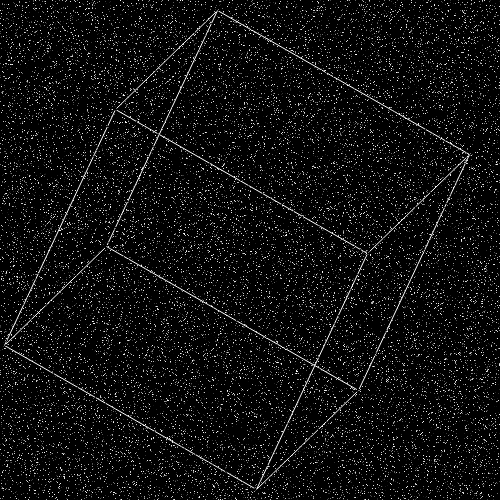
#> input picture test_task/1.pgm, 500 x 500 px
$ jupyter execute --allow-errors 3DiVi.ipynb   (shell and % lines are left out)
#> lines starting #> are read from the running program, lines starting #| are printed output that depends on the picture; after the words box and inside, x2 and y2 are one past the last pixel; in counts of white or black regions, pixels touching at a corner belong together
[cell 1]
import numpy as np
import random
from matplotlib import pyplot as plt
from math import cos, sin, pi, floor, ceil, tan
import cv2

[cell 2]
# integer part
def ipart(x):
    if x > 0:
        i = floor(x)
    else:
        i = ceil(x)
    return i

def _round(x):
    return ipart(x + 0.5)

# fractional part
def fpart(x):
    return x-ipart(x)

def rfpart(x):
    return 1 - fpart(x)

def sqrt(x):
    return x**0.5


def main(x1, y1, x2, y2):


    dx = x2 - x1
    dy = y2 - y1

    x = np.zeros(floor(2*sqrt(dx**2+dy**2)))
    y = np.zeros(len(x))
    c = np.zeros(len(x))

    swapped = False

    if abs(dx) < abs(dy):
        y1, x1 = x1, y1
        y2, x2 = x2, y2
        dy, dx = dx, dy
        swapped = True

    if x2 < x1:
        x2, x1 = x1, x2
        y2, y1 = y1, y2

    gradient = dy / dx

##########################################################

    xend = _round(x1)
    yend = y1 + gradient * (xend - x1)
    xgap = rfpart(x1 + 0.5)
    xpxl1 = xend #  % this will be used in the main loop
    ypxl1 = ipart(yend)
    x[0]=xpxl1
    y[0]=ypxl1
    c[0]=rfpart(yend) * xgap
    x[1]=xpxl1
    y[1]=ypxl1 + 1
    c[1]=fpart(yend) * xgap
    intery = yend + gradient # % first y-intersection for the main loop

    xend = _round(x2)
    yend = y2 + gradient * (xend - x2)
    xgap = fpart(x2 + 0.5)
    xpxl2 = xend  # this will be used in the main loop
    ypxl2 = ipart (yend)
    x[2]=xpxl2
    y[2]=ypxl2
    c[2]=rfpart(yend) * xgap
    x[3]=xpxl2
    y[3]=ypxl2 + 1
    c[3]=fpart(yend) * xgap

    k = 4

    for i in range(xpxl1 + 1, xpxl2 - 1):
        x[k]=i
        y[k]=ipart(intery)
        c[k]=rfpart(intery)
        k=k+1
        x[k]=i
        y[k]=ipart(intery) + 1
        c[k]=fpart(intery)
        intery = intery + gradient
        k=k+1

    # truncate the vectors to proper sizes
    x = x[1:k-1]
    y = y[1:k-1]
    c = c[1:k-1]

    if swapped:
        y, x= x, y

    return x, y, c

[cell 3]
def distance_l(x1, y1, x2, y2, x3, y3, x4, y4):
    A1 = y2 - y1
    B1 = x1 - x2
    C1 = x1*(y1-y2)+y1*(x2-x1)
    A2 = y4 - y3
    B2 = x4 - x3
    C2 = x3*(y3-y4)+y3*(x4-x3)
    return abs(C2 - C1)*1. / (A1**2 + B1**2)**0.5

def P(p_value):
    porog = np.random.uniform(0, 100)
    return porog < p_value*100


def noisy(image, p_value):

    def P(p_value):
        porog = np.random.uniform(0, 100)
        return porog < p_value*100

    for x in range(image.shape[1]):
        for y in range(image.shape[0]):
            if P(p_value):
                image[y][x] = np.random.uniform(0, 255)

    return image


def create_cube(a):
    return np.array([[0, 0, 0], # 0
                     [0, 0, a], # 1
                     [0, a, a], # 2
                     [0, a, 0], # 3
                     [a, a, 0], # 4
                     [a, 0, 0], # 5
                     [a, 0, a], # 6
                     [a, a, a]])# 7


def is_good(CUBE):

    def distance_V(CUBE):
        for i in range(len(CUBE)):
            for g in range(i+1, len(CUBE)):
                if ((CUBE[i] - CUBE[g])**2).sum() < 10000:
                    return False
        return True

    up = np.int64(CUBE <= 500).sum()
    down = np.int64(CUBE >= 0).sum()
    is_dist_v = distance_V(CUBE)
    return up == down == 16 and is_dist_v


# def picture(CUBE):
#     image = np.zeros((500, 500))
#     for px in CUBE:
#         x, y = px
#         image[y][x] = 255
#         image[y-1][x] = 255
#         image[y+1][x] = 255
#         image[y][x-1] = 255
#         image[y][x+1] = 255
#         image[y][x] = 255
#         image[y-1][x-1] = 255
#         image[y-1][x+1] = 255
#         image[y+1][x-1] = 255
#         image[y+1][x+1] = 255

#     plt.imshow(image)
#     return image


while(True):

    image = np.zeros((500, 500))
    a = random.uniform(a=150, b=300)
    cube = create_cube(a)

    x, y = random.uniform(a=0, b=500), random.uniform(a=0, b=500)

    alpha = random.uniform(a=0, b=2*pi)
    beta = random.uniform(a=0, b=2*pi)
    gamma = random.uniform(a=0, b=2*pi)

    X_rotate = np.array([[1, 0, 0],
                         [0, cos(alpha), -sin(alpha)],
                         [0, sin(alpha), cos(alpha)]])

    Y_rotate = np.array([[cos(beta), 0, -sin(beta)],
                         [0, 1, 0],
                         [sin(beta), 0, cos(beta)]])

    Z_rotate = np.array([[cos(gamma), -sin(gamma), 0],
                         [sin(gamma), cos(gamma), 0],
                         [0, 0, 1]])


    ROTATE = X_rotate.dot(Y_rotate).dot(Z_rotate)

    cube_rotate = cube.dot(ROTATE)

    cube_x_y = cube_rotate[:,:2] + np.array([x, y])

    CUBE = np.int64(cube_x_y)

    list_l = [int(distance_l(CUBE[0][0],CUBE[0][1],CUBE[1][0],CUBE[1][1],CUBE[4][0],CUBE[4][1],CUBE[7][0],CUBE[7][1])<50),
              int(distance_l(CUBE[0][0],CUBE[0][1],CUBE[1][0],CUBE[1][1],CUBE[3][0],CUBE[3][1],CUBE[2][0],CUBE[2][1])<50),
              int(distance_l(CUBE[0][0],CUBE[0][1],CUBE[1][0],CUBE[1][1],CUBE[5][0],CUBE[5][1],CUBE[6][0],CUBE[6][1])<50),
              int(distance_l(CUBE[4][0],CUBE[4][1],CUBE[7][0],CUBE[7][1],CUBE[3][0],CUBE[3][1],CUBE[2][0],CUBE[2][1])<50),
              int(distance_l(CUBE[4][0],CUBE[4][1],CUBE[7][0],CUBE[7][1],CUBE[5][0],CUBE[5][1],CUBE[6][0],CUBE[6][1])<50),
              int(distance_l(CUBE[3][0],CUBE[3][1],CUBE[2][0],CUBE[2][1],CUBE[5][0],CUBE[5][1],CUBE[6][0],CUBE[6][1])<50),
              int(distance_l(CUBE[1][0],CUBE[1][1],CUBE[2][0],CUBE[2][1],CUBE[6][0],CUBE[6][1],CUBE[7][0],CUBE[7][1])<50),
              int(distance_l(CUBE[1][0],CUBE[1][1],CUBE[2][0],CUBE[2][1],CUBE[0][0],CUBE[0][1],CUBE[3][0],CUBE[3][1])<50),
              int(distance_l(CUBE[1][0],CUBE[1][1],CUBE[2][0],CUBE[2][1],CUBE[5][0],CUBE[5][1],CUBE[4][0],CUBE[4][1])<50),
              int(distance_l(CUBE[6][0],CUBE[6][1],CUBE[7][0],CUBE[7][1],CUBE[0][0],CUBE[0][1],CUBE[3][0],CUBE[3][1])<50),
              int(distance_l(CUBE[6][0],CUBE[6][1],CUBE[7][0],CUBE[7][1],CUBE[5][0],CUBE[5][1],CUBE[4][0],CUBE[4][1])<50),
              int(distance_l(CUBE[0][0],CUBE[0][1],CUBE[3][0],CUBE[3][1],CUBE[5][0],CUBE[5][1],CUBE[4][0],CUBE[4][1])<50),
              int(distance_l(CUBE[6][0],CUBE[6][1],CUBE[1][0],CUBE[1][1],CUBE[2][0],CUBE[2][1],CUBE[7][0],CUBE[7][1])<50),
              int(distance_l(CUBE[6][0],CUBE[6][1],CUBE[1][0],CUBE[1][1],CUBE[3][0],CUBE[3][1],CUBE[4][0],CUBE[4][1])<50),
              int(distance_l(CUBE[0][0],CUBE[0][1],CUBE[5][0],CUBE[5][1],CUBE[1][0],CUBE[1][1],CUBE[6][0],CUBE[6][1])<50),
              int(distance_l(CUBE[3][0],CUBE[3][1],CUBE[4][0],CUBE[4][1],CUBE[2][0],CUBE[2][1],CUBE[7][0],CUBE[7][1])<50),
              int(distance_l(CUBE[2][0],CUBE[2][1],CUBE[7][0],CUBE[7][1],CUBE[0][0],CUBE[0][1],CUBE[5][0],CUBE[5][1])<50),
              int(distance_l(CUBE[3][0],CUBE[3][1],CUBE[4][0],CUBE[4][1],CUBE[0][0],CUBE[0][1],CUBE[5][0],CUBE[5][1])<50)]


    if sum(list_l) == 0 and is_good(CUBE):
        break


# image = picture(CUBE)


x1, y1, c1 = main(CUBE[0][0],CUBE[0][1],CUBE[1][0],CUBE[1][1])
x2, y2, c2 = main(CUBE[1][0],CUBE[1][1],CUBE[2][0],CUBE[2][1])
x3, y3, c3 = main(CUBE[2][0],CUBE[2][1],CUBE[3][0],CUBE[3][1])
x4, y4, c4 = main(CUBE[3][0],CUBE[3][1],CUBE[4][0],CUBE[4][1])
x5, y5, c5 = main(CUBE[4][0],CUBE[4][1],CUBE[5][0],CUBE[5][1])
x6, y6, c6 = main(CUBE[5][0],CUBE[5][1],CUBE[6][0],CUBE[6][1])
x7, y7, c7 = main(CUBE[6][0],CUBE[6][1],CUBE[7][0],CUBE[7][1])
x8, y8, c8 = main(CUBE[6][0],CUBE[6][1],CUBE[1][0],CUBE[1][1])
x9, y9, c9 = main(CUBE[0][0],CUBE[0][1],CUBE[3][0],CUBE[3][1])
x10, y10, c10 = main(CUBE[0][0],CUBE[0][1],CUBE[5][0],CUBE[5][1])
x11, y11, c11 = main(CUBE[2][0],CUBE[2][1],CUBE[7][0],CUBE[7][1])
x12, y12, c12 = main(CUBE[4][0],CUBE[4][1],CUBE[7][0],CUBE[7][1])

for x1_, y1_, c1_ in zip(x1, y1, c1):
    image[int(y1_)][int(x1_)] = c1_ * 255

for x2_, y2_, c2_ in zip(x2, y2, c2):
    image[int(y2_)][int(x2_)] = c2_ * 255

for x3_, y3_, c3_ in zip(x3, y3, c3):
    image[int(y3_)][int(x3_)] = c3_ * 255

for x4_, y4_, c4_ in zip(x4, y4, c4):
    image[int(y4_)][int(x4_)] = c4_ * 255

for x5_, y5_, c5_ in zip(x5, y5, c5):
    image[int(y5_)][int(x5_)] = c5_ * 255

for x6_, y6_, c6_ in zip(x6, y6, c6):
    image[int(y6_)][int(x6_)] = c6_ * 255

for x7_, y7_, c7_ in zip(x7, y7, c7):
    image[int(y7_)][int(x7_)] = c7_ * 255

for x8_, y8_, c8_ in zip(x8, y8, c8):
    image[int(y8_)][int(x8_)] = c8_ * 255

for x9_, y9_, c9_ in zip(x9, y9, c9):
    image[int(y9_)][int(x9_)] = c9_ * 255

for x10_, y10_, c10_ in zip(x10, y10, c10):
    image[int(y10_)][int(x10_)] = c10_ * 255

for x11_, y11_, c11_ in zip(x11, y11, c11):
    image[int(y11_)][int(x11_)] = c11_ * 255

for x12_, y12_, c12_ in zip(x12, y12, c12):
    image[int(y12_)][int(x12_)] = c12_ * 255


image = noisy(image, 0.1)

plt.imshow(image)

cv2.imwrite('image.pgm', image)
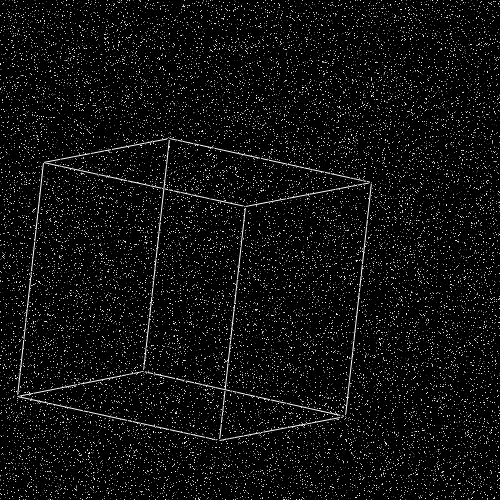
#> saved as image.pgm: shape (500, 500); min 0, max 255, mean 14.9
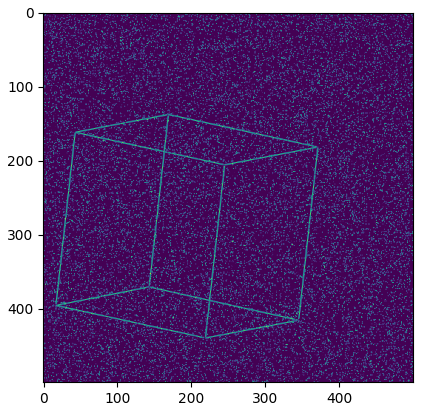
#> figure drawn by matplotlib, 1 panel

[cell 4]
print(distance_l(CUBE[0][0],CUBE[0][1],CUBE[1][0],CUBE[1][1],CUBE[4][0],CUBE[4][1],CUBE[7][0],CUBE[7][1]),
              distance_l(CUBE[0][0],CUBE[0][1],CUBE[1][0],CUBE[1][1],CUBE[3][0],CUBE[3][1],CUBE[2][0],CUBE[2][1]),
              distance_l(CUBE[0][0],CUBE[0][1],CUBE[1][0],CUBE[1][1],CUBE[5][0],CUBE[5][1],CUBE[6][0],CUBE[6][1]),
              distance_l(CUBE[4][0],CUBE[4][1],CUBE[7][0],CUBE[7][1],CUBE[3][0],CUBE[3][1],CUBE[2][0],CUBE[2][1]),
              distance_l(CUBE[4][0],CUBE[4][1],CUBE[7][0],CUBE[7][1],CUBE[5][0],CUBE[5][1],CUBE[6][0],CUBE[6][1]),
              distance_l(CUBE[3][0],CUBE[3][1],CUBE[2][0],CUBE[2][1],CUBE[5][0],CUBE[5][1],CUBE[6][0],CUBE[6][1]),
              distance_l(CUBE[1][0],CUBE[1][1],CUBE[2][0],CUBE[2][1],CUBE[6][0],CUBE[6][1],CUBE[7][0],CUBE[7][1]),
              distance_l(CUBE[1][0],CUBE[1][1],CUBE[2][0],CUBE[2][1],CUBE[0][0],CUBE[0][1],CUBE[3][0],CUBE[3][1]),
              distance_l(CUBE[1][0],CUBE[1][1],CUBE[2][0],CUBE[2][1],CUBE[5][0],CUBE[5][1],CUBE[4][0],CUBE[4][1]),
              distance_l(CUBE[6][0],CUBE[6][1],CUBE[7][0],CUBE[7][1],CUBE[0][0],CUBE[0][1],CUBE[3][0],CUBE[3][1]),
              distance_l(CUBE[6][0],CUBE[6][1],CUBE[7][0],CUBE[7][1],CUBE[5][0],CUBE[5][1],CUBE[4][0],CUBE[4][1]),
              distance_l(CUBE[0][0],CUBE[0][1],CUBE[3][0],CUBE[3][1],CUBE[5][0],CUBE[5][1],CUBE[4][0],CUBE[4][1]),
              distance_l(CUBE[6][0],CUBE[6][1],CUBE[1][0],CUBE[1][1],CUBE[7][0],CUBE[7][1],CUBE[2][0],CUBE[2][1]),
              distance_l(CUBE[6][0],CUBE[6][1],CUBE[1][0],CUBE[1][1],CUBE[4][0],CUBE[4][1],CUBE[3][0],CUBE[3][1]),
              distance_l(CUBE[0][0],CUBE[0][1],CUBE[5][0],CUBE[5][1],CUBE[1][0],CUBE[1][1],CUBE[6][0],CUBE[6][1]),
              distance_l(CUBE[3][0],CUBE[3][1],CUBE[4][0],CUBE[4][1],CUBE[2][0],CUBE[2][1],CUBE[7][0],CUBE[7][1]),
              distance_l(CUBE[2][0],CUBE[2][1],CUBE[7][0],CUBE[7][1],CUBE[0][0],CUBE[0][1],CUBE[5][0],CUBE[5][1]),
              distance_l(CUBE[3][0],CUBE[3][1],CUBE[4][0],CUBE[4][1],CUBE[0][0],CUBE[0][1],CUBE[5][0],CUBE[5][1]))

[cell 5]
image = cv2.imread('1.pgm', -1)
#> image is the input picture: shape (500, 500); min 0, max 255, mean 14.7

plt.imshow(image)

[cell 6]
image.shape
#> Out = (500, 500)

[cell 7]
for i in range(250):
    for j in range(250):
        helper = np.array([image[2*j][2*i], image[2*j+1][2*i], image[2*j+1][2*i+1], image[2*j][2*i+1]]).mean()
        if helper > 100 and helper < 200:
            image[2*j][2*i] = helper
            image[2*j+1][2*i] = helper
            image[2*j+1][2*i+1] = helper
            image[2*j][2*i+1] = helper

        if helper >= 200:
            image[2*j][2*i] = 255
            image[2*j+1][2*i] = 255
            image[2*j+1][2*i+1] = 255
            image[2*j][2*i+1] = 255

        if helper <= 100:
            image[2*j][2*i] = 0
            image[2*j+1][2*i] = 0
            image[2*j+1][2*i+1] = 0
            image[2*j][2*i+1] = 0
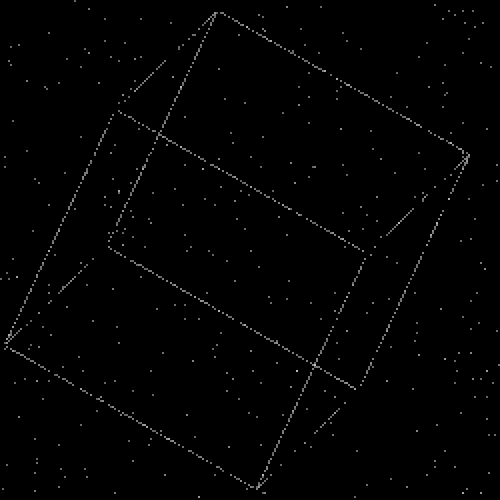
#> image: shape (500, 500); 11.96% of pixels changed, all inside (x1, y1, x2, y2) = (0, 0, 500, 500)


for i in range(495):
    for j in range(495):
        s = 0
        for k in range(5):
            for l in range(5):
                s += image[i+k][j+l]
        if s < 400:
            for k in range(2):
                for l in range(2):
                    image[i+k+1][j+l+1] = 0


x_y = list()


for i in range(500):
    for j in range(500):
        if image[j][i] > 120:
            d = list()
            for psi in range(-90, 85):
                d.append(round(i*cos(psi*pi/180.) + j*sin(psi*pi/180.)))
            x_y.append([[psi*pi/180. for psi in range(-90, 85)], d])

x_y = np.array(x_y)


max_d = 0
min_d = 0

for line in x_y:
    if max_d < max(line[1]):
        max_d = max(line[1])
    if min_d > min(line[1]):
        min_d = min(line[1])


plane = np.zeros((int(round(abs(min_d)+max_d))+1, 180))

for line in x_y:
    k = 0
    for psi, d in zip(line[0], line[1]):
        plane[int(round(d+abs(min_d)))][k] += 2
        k += 1


plane_max_psi = plane.max(axis=0)
list_V_psi = list()

for j in range(3):
    max_ = max(plane_max_psi)
    for i in range(180):
        if plane_max_psi[i] == max_:
            q_, p_ = i-15, i+15
            if q_ < 0:
                q_ = 0
            if p_ > 175:
                p_ = 0
            plane_max_psi[q_:p_] = 0
            list_V_psi.append(i)


dct = dict()
dct[list_V_psi[0]] = []
dct[list_V_psi[1]] = []
dct[list_V_psi[2]] = []
plane_max_d = plane.copy()
list_V_d = list()

#> (the rest of this cell did not finish here and is left out)

[cell 8]
plt.plot([x for x in range(180)], plane.max(axis=0))
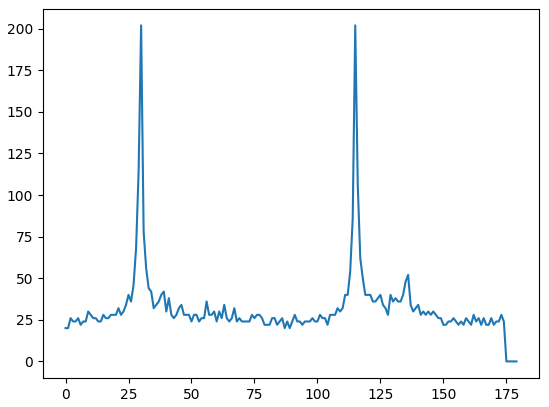
#> figure drawn by matplotlib, 1 panel; curve peaks at x = 30, y = 202

[cell 9]
uniq = list()


#> (the rest of this cell did not finish here and is left out)

[cell 10]
per = list()

#> (the rest of this cell did not finish here and is left out)

#> (a cell that did not finish here is left out)

#> (a cell that did not finish here is left out)

#> (a cell that did not finish here is left out)

[cell 14]
test2 = np.zeros((500, 500))

#> (the rest of this cell did not finish here and is left out)

[cell 15]
for s in x_y:
    plt.plot(s[0],s[1])
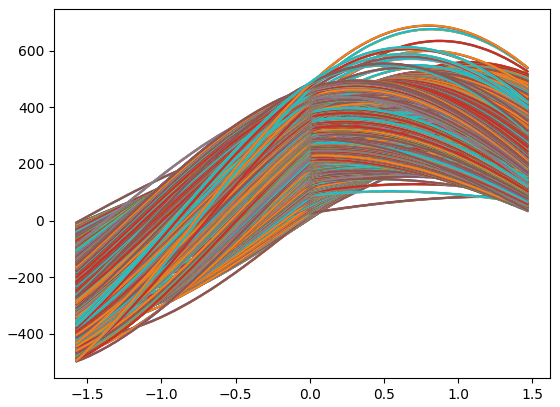
#> figure drawn by matplotlib, 1 panel; curve peaks at x = 1.47, y = 337; curve peaks at x = 1.47, y = 338; curve peaks at x = 1.47, y = 341
